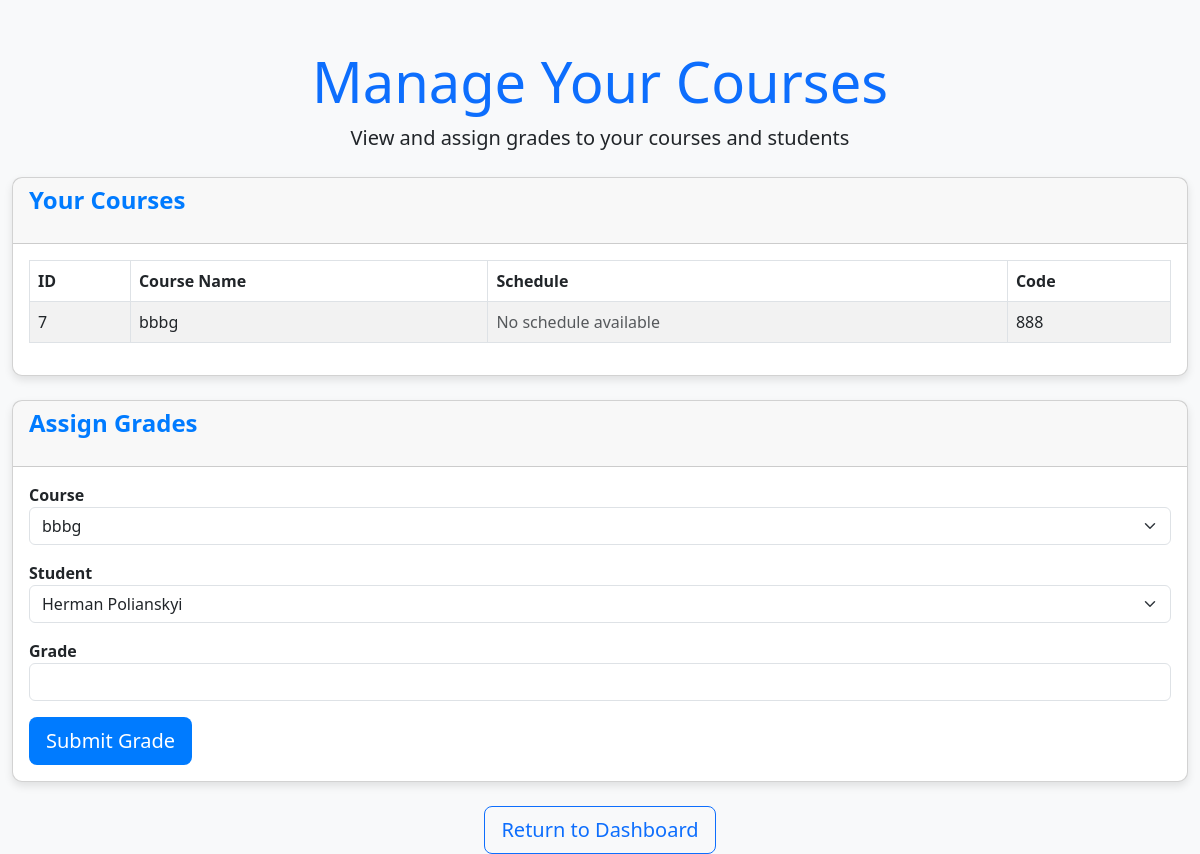
The app's page /teacher_page/teacher_courses (signed in), older data.
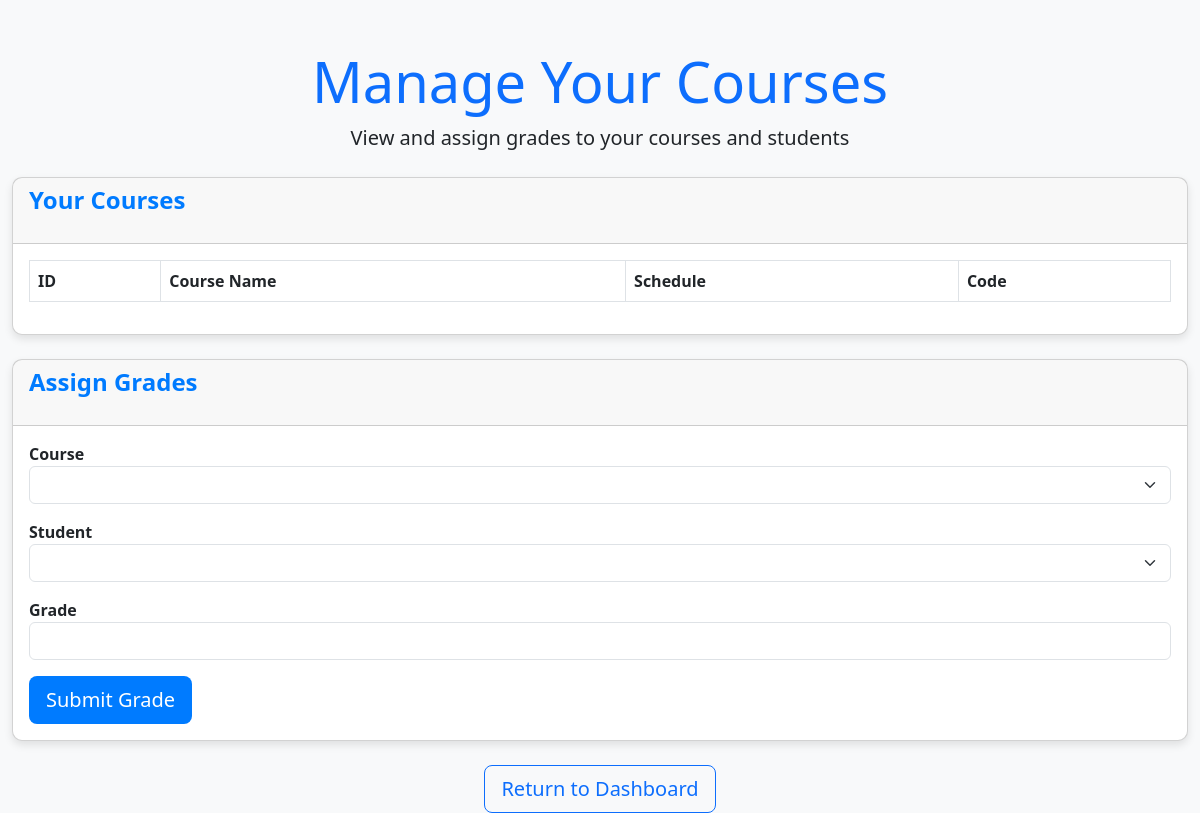
The same page, newer data.
### models.py (models this page shows)
class Course(db.Model):
    id = db.Column(db.Integer, primary_key=True)
    name = db.Column(db.String(150), nullable=False)
    code = db.Column(db.String(50), nullable=False, unique=True, index=True)
    teacher_id = db.Column(db.Integer, db.ForeignKey('teacher.id'), nullable=False)
    students = db.relationship('User', secondary='enrollment', back_populates='enrolled_courses')
    course_schedule = db.relationship('Schedule', back_populates='course', cascade="all, delete-orphan")

### app.py (the view, shortened to what this page needs)
@app.route('/teacher_page/teacher_courses', methods=['GET', 'POST'])
@login_required
def teacher_courses():
    if current_user.account_type == 'teacher':
        courses = Course.query.filter_by(teacher_id=current_user.id).all()
    else:
        courses = []
    courses = Course.query.filter_by(teacher_id=current_user.id).all()
    students = User.query.filter_by(account_type='user').all()
    return render_template('teacher_courses.html', courses=courses, students=students)

### app.py (called while the page is built)
@login_manager.user_loader
def load_user(user_id):
    user = User.query.get(int(user_id))
    if not user:
        user = Teacher.query.get(int(user_id))
    if not user:
        user = Admin.query.get(int(user_id))
    return user

### templates/teacher_courses.html (shortened to what this page needs)
<!DOCTYPE html>
<html lang="en">
<head>
    <link href="https://cdn.jsdelivr.net/npm/bootstrap@5.3.0/dist/css/bootstrap.min.css" rel="stylesheet">
</head>
<body>
<div class="container mt-5">
    <div class="text-center mb-4">
        <h1 class="display-4 text-primary">Manage Your Courses</h1>
        <p class="lead">View and assign grades to your courses and students</p>
    </div>
    <div class="card mb-4">
        <div class="card-header">
            <h2 class="section-title">Your Courses</h2>
        </div>
        <div class="card-body">
            <table class="table table-bordered table-striped">
                <thead>
                    <tr>
                        <th>ID</th>
                        <th>Course Name</th>
                        <th>Schedule</th>
                        <th>Code</th>
                    </tr>
                </thead>
                <tbody>
                    {% for course in courses %}
                    <tr>
                        <td>{{ course.id }}</td>
                        <td>{{ course.name }}</td>
                        <td class="course-schedule">
                            {% if course.course_schedule %}
                                {% for schedule in course.course_schedule %}
                                    <div>
                                        <span class="schedule-day">{{ schedule.day_of_week }}:</span>
                                        <span class="schedule-time">{{ schedule.start_time }} - {{ schedule.end_time }}</span>
                                    </div>
                                {% endfor %}
                            {% else %}
                                <span class="text-muted">No schedule available</span>
                            {% endif %}
                        </td>
                        <td>{{ course.code }}</td>
                    </tr>
                    {% endfor %}
                </tbody>
            </table>
        </div>
    </div>
    <div class="card">
        <div class="card-header">
            <h2 class="section-title">Assign Grades</h2>
        </div>
        <div class="card-body">
            <form method="POST">
                <div class="form-group mb-3">
                    <label for="course_id">Course</label>
                    <select name="course_id" class="form-select" required>
                        {% for course in courses %}
                            <option value="{{ course.id }}"> {% if selected_course == course.id %}selected{% endif %} {{ course.name }}
                            </option>
                        {% endfor %}
                    </select>
                </div>
                <div class="form-group mb-3">
                    <label for="user_id">Student</label>
                    <select name="user_id" class="form-select" required>
                            {% for selected_course in courses %}
                                {% for user in students %}
                                    <option value="{{ user.id }}">{{ user.first_name }} {{ user.last_name }}</option>
                                {% endfor %}
                            {% endfor %}
                    </select>
                </div>
                <div class="form-group mb-3">
                    <label for="grade">Grade</label>
                    <input type="text" name="grade" class="form-control" required>
                </div>
                <button type="submit" class="btn btn-custom btn-lg">Submit Grade</button>
            </form>
        </div>
    </div>
    <div class="text-center mt-4">
        <a href="{{ url_for('teacher_page') }}" class="btn btn-outline-primary btn-lg">Return to Dashboard</a>
    </div>
</div>
</body>
</html>

Row changes from the older to the newer data that the page shows:
removed Course: id "7", name "bbbg", code "888"
Text that changed along with them:
form field course_id: "bbbg" → (not shown)
form field user_id: "Herman Polianskyi" → (not shown)
